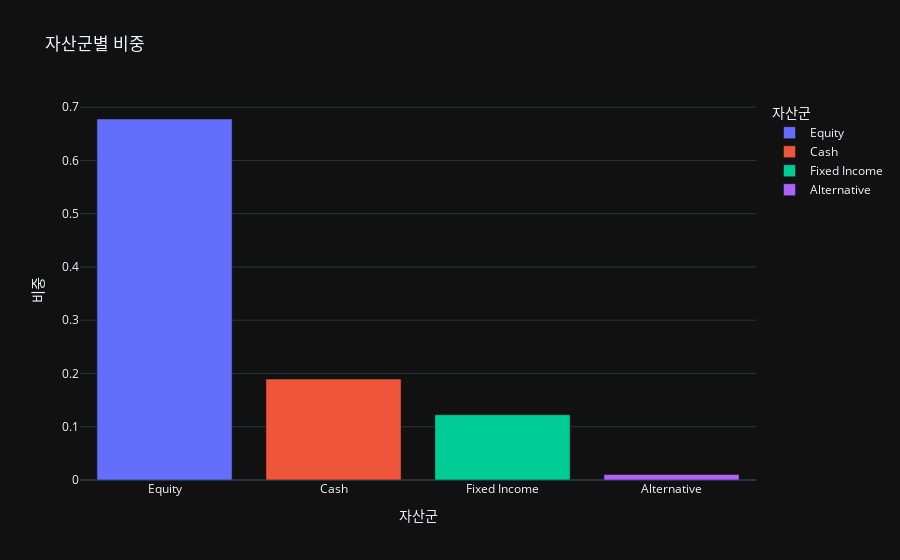

Notebook source saved alongside this figure:
### Code cell
fig2 = px.bar(df_by_asset_class, y = 'wt', x = 'asset_class', title = '자산군별 비중',
       labels = {'asset_class': '자산군', 'wt': '비중'},
       orientation = 'v', color = "asset_class", color_continuous_scale = 'darkmint',
        template = 'plotly_dark')
fig2.show()

### Figure 1 — Plotly figure (JSON) as saved in the notebook; plotly's stock layout.template omitted (floating-point values rounded to 4 significant figures)
{"data": [{"alignmentgroup": "True", "hovertemplate": "자산군=%{x}<br>비중=%{y}<extra></extra>", "legendgroup": "Equity", "marker": {"color": "#636efa"}, "name": "Equity", "offsetgroup": "Equity", "orientation": "v", "showlegend": true, "textposition": "auto", "type": "bar", "x": ["Equity"], "xaxis": "x", "y": [0.6778], "yaxis": "y"}, {"alignmentgroup": "True", "hovertemplate": "자산군=%{x}<br>비중=%{y}<extra></extra>", "legendgroup": "Cash", "marker": {"color": "#EF553B"}, "name": "Cash", "offsetgroup": "Cash", "orientation": "v", "showlegend": true, "textposition": "auto", "type": "bar", "x": ["Cash"], "xaxis": "x", "y": [0.1894], "yaxis": "y"}, {"alignmentgroup": "True", "hovertemplate": "자산군=%{x}<br>비중=%{y}<extra></extra>", "legendgroup": "Fixed Income", "marker": {"color": "#00cc96"}, "name": "Fixed Income", "offsetgroup": "Fixed Income", "orientation": "v", "showlegend": true, "textposition": "auto", "type": "bar", "x": ["Fixed Income"], "xaxis": "x", "y": [0.1224], "yaxis": "y"}, {"alignmentgroup": "True", "hovertemplate": "자산군=%{x}<br>비중=%{y}<extra></extra>", "legendgroup": "Alternative", "marker": {"color": "#ab63fa"}, "name": "Alternative", "offsetgroup": "Alternative", "orientation": "v", "showlegend": true, "textposition": "auto", "type": "bar", "x": ["Alternative"], "xaxis": "x", "y": [0.01039], "yaxis": "y"}], "layout": {"barmode": "relative", "legend": {"title": {"text": "자산군"}, "tracegroupgap": 0}, "title": {"text": "자산군별 비중"}, "xaxis": {"anchor": "y", "categoryarray": ["Equity", "Cash", "Fixed Income", "Alternative"], "categoryorder": "array", "domain": [0, 1], "title": {"text": "자산군"}}, "yaxis": {"anchor": "x", "domain": [0, 1], "title": {"text": "비중"}}}}
